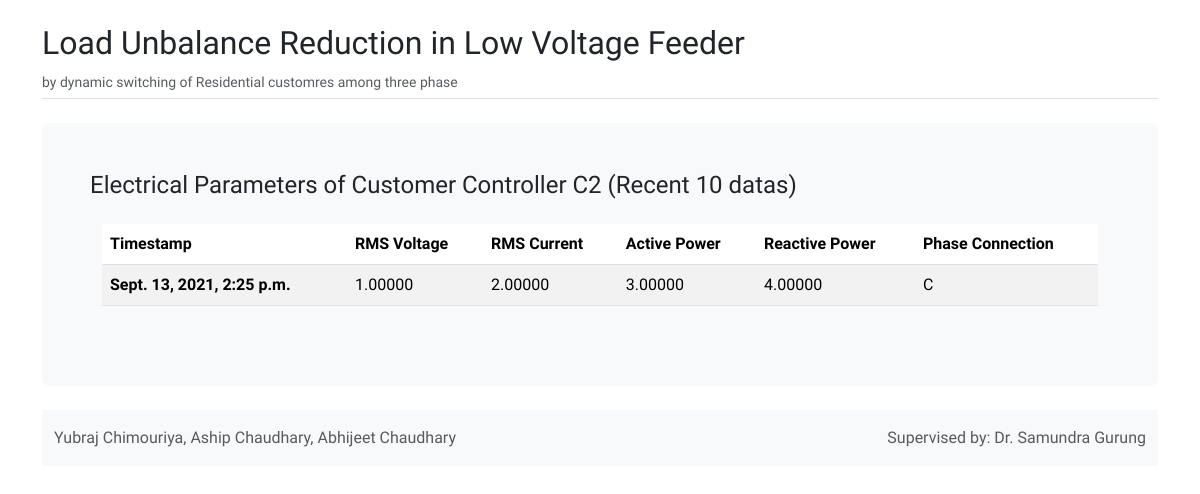
Page /controller/detail/3/ on the committed database.
### controller/models.py (models this page shows, shortened)
class Controller(models.Model):
    name = models.CharField(db_index=True, max_length=200)
    created = models.DateTimeField(auto_now_add=True)
    updated = models.DateTimeField(auto_now=True)
    class Meta:
        ordering = ('created',)

class ElectricalParameters(models.Model):
    rms_voltage = models.DecimalField(max_digits=10, decimal_places=5)
    rms_current = models.DecimalField(max_digits=10, decimal_places=5)
    active_power = models.DecimalField(max_digits=10, decimal_places=5)
    reactive_power = models.DecimalField(max_digits=10, decimal_places=5)
    phase_connection = models.CharField(max_length=1, blank=True)
    controller = models.ForeignKey(Controller, on_delete=models.CASCADE, related_name='parameters')
    created = models.DateTimeField(auto_now_add=True)
    updated = models.DateTimeField(auto_now=True)
    class Meta:
        ordering = ('controller','-created',)

### controller/views.py (the view)
# urls.py: path('detail/<int:controller_id>/', views.view_controller_detail, name='controller_detail'),
def view_controller_detail(request, controller_id):
    controller = get_object_or_404(Controller, id=controller_id)
    parameters = ElectricalParameters.objects.filter(controller=controller)[:10]
    master = False
    if controller_id == 1:
        master = True
    return render(request,
                'controller/detail.html',
                {'controller': controller,
                'parameters': parameters,
                'master': master})

### controller/templates/controller/detail.html
{% extends 'base/base.html' %}
{% load static %}
{% block content %}
<h4>Electrical Parameters of {{ controller.name }} (Recent 10 datas)</h4>
<div class="container-fluid py-3">
    <table class="table table-striped">
        <thead>
          <tr>
            <th scope="col">Timestamp</th>
            <th scope="col">RMS Voltage</th>
            <th scope="col">RMS Current</th>
            <th scope="col">Active Power</th>
            <th scope="col">Reactive Power</th>
            {% if not master %}
                <th scope="col">Phase Connection</th>
            {% endif %}
          </tr>
        </thead>
        <tbody>
            {% for param in parameters %}
            <tr>
                <th scope="row">{{ param.created }}</th>
                <td>{{ param.rms_voltage }}</td>
                <td>{{ param.rms_current }}</td>
                <td>{{ param.active_power }}</td>
                <td>{{ param.reactive_power }}</td>
                {% if param.phase_connection %}
                <td>{{ param.phase_connection }}</td>
                {% endif %}
            </tr>
            {% endfor %}
        </tbody>
    </table>
</div>
{% endblock %}

### base/static/base/css/base.css (style rules this page uses)
* { margin: 0; padding: 0; box-sizing: border-box; }
body { font-family: Fjalla One; }

### rows in the picture
Controller: name "Customer Controller C2"
ElectricalParameters: created "Sept. 13, 2021, 2:25 p.m.", rms_voltage "1.00000", rms_current "2.00000", active_power "3.00000", reactive_power "4.00000", phase_connection "C"
